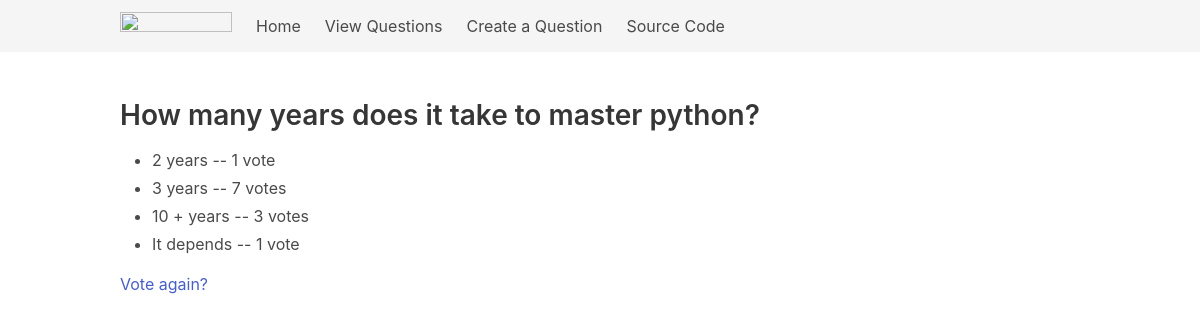
Before: /polls/results/2/ with the older database file.
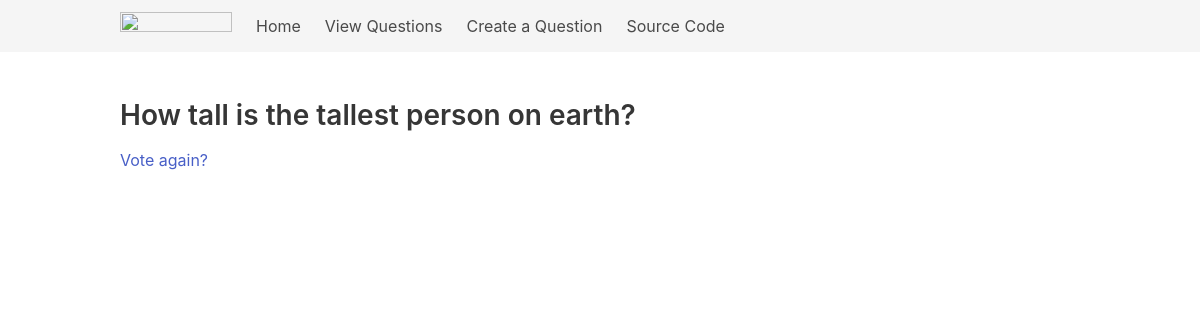
After: the same page with the newer database file.
### polls/models.py (models this page shows, shortened)
class Question(models.Model):
    question_text = models.CharField(max_length=200)
    pub_date = models.DateTimeField(auto_now=True)

class Choice(models.Model):
    question = models.ForeignKey(Question, on_delete=models.CASCADE)
    choice_text = models.CharField(max_length=200)
    votes = models.IntegerField(default=0)

### polls/views.py (the view)
# urls.py: path('polls/results/<int:question_id>/', polls_result, name='polls-results'),
def polls_result(request, question_id):
    question = get_object_or_404(Question, pk=question_id)
    return render(request, 'results.html', {'question': question})

### templates/results.html
{% extends 'base.html' %}
{% block content %}
<section class="section">
    <section class="container">
        <section class="content">
            <h2>{{ question.question_text }}</h2>
            <ul>
            {% for choice in question.choice_set.all %}
                <li>{{ choice.choice_text }} -- {{ choice.votes }} vote{{ choice.votes|pluralize }}</li>
            {% endfor %}
            </ul>
            <a href="{% url 'polls-vote' question.id %}">Vote again?</a>
    </section>
</section>
{% endblock %}

Changed rows visible on the page:
no longer on this page (row edited): Choice: choice_text "2 years", votes "1"
no longer on this page (row edited): Choice: choice_text "3 years", votes "7"
removed Choice: choice_text "10 + years", votes "3"
removed Choice: choice_text "It depends", votes "1"
changed Question: question_text "How many years does it take to master python?" → "How tall is the tallest person on earth?"
